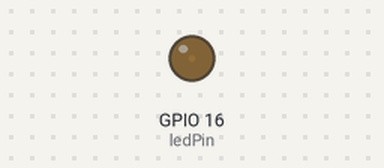
Simulated run of this program. Board: ESP32. On the bench: output pins drawn as LEDs (lit = HIGH).

Above: at 0.05 s.
At 2.15 s:
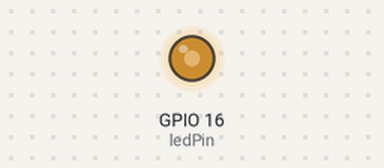
At 3.45 s:
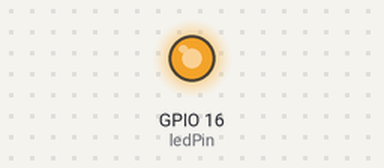
At 6.9 s:
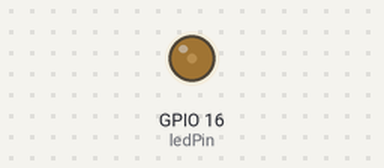
Timing chart, 0 to 10.0 s (numbered marks = the images above):
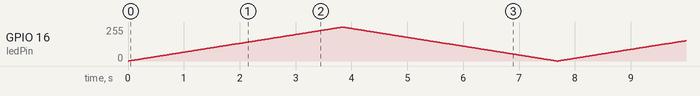

The program:

main.cpp
```cpp
#include <Arduino.h>

// the number of the LED pin
const int ledPin = 16;  // 16 corresponds to GPIO16

// setting PWM properties
const int freq = 5000; // how fast should the power change (smaller numbers makes LED flickering)
const int ledChannel = 0; // you have 8 channels (0-7) available to choose between
const int resolution = 8; //8bits (0-255)

void setup(){
  // Set up channel with dutycycle and resolution
  ledcSetup(ledChannel, freq, resolution);

  // attach the channel to the GPIO to be controlled
  ledcAttachPin(ledPin, ledChannel);
}

void loop(){
  // increase the LED brightness
  for(int dutyCycle = 0; dutyCycle <= 255; dutyCycle++){
    // changing the LED brightness with PWM
    ledcWrite(ledChannel, dutyCycle);
    delay(15); // Hello world
  }

  // decrease the LED brightness
  for(int dutyCycle = 255; dutyCycle >= 0; dutyCycle--){
    // changing the LED brightness with PWM
    ledcWrite(ledChannel, dutyCycle);
    delay(15);
  }
}
```
